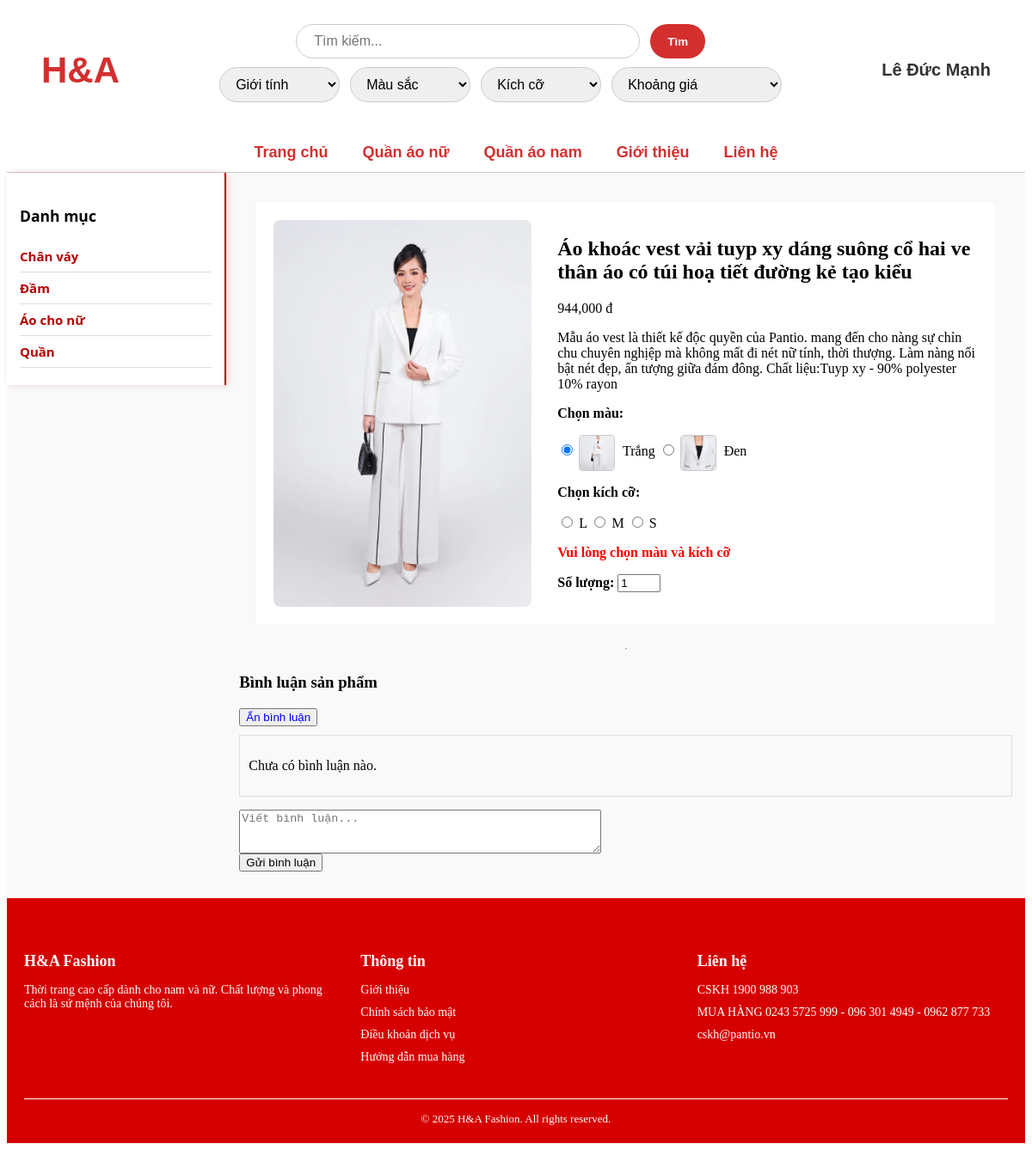
/view/sanpham/xemsanphamnu.php?id=35 (signed in), run on the app's committed database.
### tables this page shows
CREATE TABLE `loainam` (
  `MaLoai` int(11) NOT NULL,
  `TenLoai` varchar(100) NOT NULL,
  `GioiTinh` varchar(10) NOT NULL
);

CREATE TABLE `sanphamnam` (
  `MaSP` int(11) NOT NULL,
  `TenSanPham` varchar(200) NOT NULL,
  `Gia` decimal(18,2) NOT NULL,
  `MaChiTiet` int(11) NOT NULL,
  `MoTa` text DEFAULT NULL,
  `GioiTinh` varchar(10) NOT NULL
);

### view/sanpham/xemsanphamnu.php (the view, shortened to what this page needs)
<?php
require_once('../../model/database.php');
$masp = $_GET['id'] ?? '';
$sp_query = mysqli_query($conn, "SELECT * FROM sanphamnam WHERE MaSP = '$masp'");
$sanpham = mysqli_fetch_assoc($sp_query);
$gia = $sanpham['Gia'];
$giaKM = null;
$mau_query = mysqli_query($conn, "SELECT DISTINCT MaMau, HinhAnh FROM chitietsanphamnam WHERE MaSP = '$masp'");
$ds_mau = [];
while ($row = mysqli_fetch_assoc($mau_query)) {
    $ds_mau[] = $row;
}
$size_query = mysqli_query($conn, "SELECT DISTINCT MaSize FROM chitietsanphamnam WHERE MaSP = '$masp'");
$ds_size = [];
while ($row = mysqli_fetch_assoc($size_query)) {
    $ds_size[] = $row['MaSize'];
}
$loai_query = mysqli_query($conn, "SELECT * FROM loainam WHERE GioiTinh = 'nu'");
$ds_loai = [];
while ($row = mysqli_fetch_assoc($loai_query)) {
    $ma = $row['MaLoai'];
    $ct_query = mysqli_query($conn, "SELECT * FROM chitietloainam WHERE MaLoai = '$ma'");
    $row['chitiet'] = [];
    while ($ct = mysqli_fetch_assoc($ct_query)) {
        $row['chitiet'][] = $ct;
    }
    $ds_loai[] = $row;
}
$binhluan_list = [];
include('../include/header.php');
?>
<!DOCTYPE html>
<html lang="vi">
<head>
    <link rel="stylesheet" href="../asset/style.css">
</head>
<body>
<div class="container">
    <div class="sidebar">
        <h3>Danh mục</h3>
        <?php foreach ($ds_loai as $index => $loai): ?>
            <div>
                <div class="category-title" onclick="toggleDetail('ct<?= $index ?>')"><strong><?= htmlspecialchars($loai['TenLoai']) ?></strong></div>
            </div>
        <?php endforeach; ?>
    </div>
    <div class="main-content-detail">
        <div class="product-detail">
            <div class="image-preview">
                <img id="product-image" src="../../webroot/images/sanpham/<?= htmlspecialchars($ds_mau[0]['HinhAnh']) ?>" alt="Ảnh sản phẩm đại diện" style="width: 300px; height: auto;">
            </div>
            <div class="info">
                <h2><?= htmlspecialchars($sanpham['TenSanPham']) ?></h2>
                <div>
                    <?php if ($giaKM !== null): ?>
                        <span class="gia-goc"><?= number_format($gia) ?> đ</span>
                        <span class="gia-km"><?= number_format($giaKM) ?> đ</span>
                    <?php else: ?>
                        <span><?= number_format($gia) ?> đ</span>
                    <?php endif; ?>
                </div>
                <p><?= nl2br(htmlspecialchars($sanpham['MoTa'])) ?></p>
                <form method="post" action="../giohang/themgiohang.php" id="giohang-form">
                    <p><strong>Chọn màu:</strong></p>
                    <div class="color-options">
                        <?php foreach ($ds_mau as $index => $m): ?>
                            <label>
                                <input type="radio" name="mau" value="<?= htmlspecialchars($m['MaMau']) ?>" <?= $index === 0 ? 'checked' : '' ?>>
                                <img src="../../webroot/images/sanpham/<?= htmlspecialchars($m['HinhAnh']) ?>" alt="Màu <?= htmlspecialchars($m['MaMau']) ?>" data-image="../../webroot/images/sanpham/<?= htmlspecialchars($m['HinhAnh']) ?>" width="40" height="40" style="border: 1px solid #ccc; margin-right:5px; vertical-align: middle;">
                                <?= htmlspecialchars($m['MaMau']) ?>
                            </label>
                        <?php endforeach; ?>
                    </div>
                    <p><strong>Chọn kích cỡ:</strong></p>
                    <div class="size-options">
                        <?php foreach ($ds_size as $size): ?>
                            <label>
                                <input type="radio" name="size" value="<?= htmlspecialchars($size) ?>">
                                <?= htmlspecialchars($size) ?>
                            </label>
                        <?php endforeach; ?>
                    </div>
                    <p id="stock-status" style="color: red; font-weight: bold;"></p>
                    <p><strong>Số lượng:</strong>
                        <input type="number" name="soluong" value="1" min="1" max="10" style="width: 50px;">
                    </p>
                </form>
            </div>
        </div>
        <hr>
        <div class="comment-section">
            <h3>Bình luận sản phẩm</h3>
            <button id="toggle-binhluan-btn">Ẩn bình luận</button>
            <div id="binhluan-list">
                <?php if (count($binhluan_list) === 0): ?>
                    <p>Chưa có bình luận nào.</p>
                <?php endif; ?>
            </div>
            <form method="post" action="#binhluan" style="margin-top: 15px;">
                <textarea name="noidung_binhluan" rows="3" cols="50" placeholder="Viết bình luận..."></textarea><br>
                <button type="submit">Gửi bình luận</button>
            </form>
        </div>
    </div>
</div>
</body>
</html>
<?php
include('../include/footer.php');
?>

### view/asset/style.css (style rules this page uses)
.container { display: flex; padding-top: 0; min-height: 100vh; background-color: #f9f9f9; }
.sidebar { width: 250px; position: relative; background: #fff; padding: 20px 15px; border-right: 2px solid #b30000; box-shadow: 2px 0 8px rgba(179, 0, 0, 0.15); font-family: 'Segoe UI', Tahoma, Geneva, Verdana, sans-serif; font-size: 15px; height: fit-content; }
.category-title { cursor: pointer; font-weight: 600; color: #b30000; padding: 8px 0; border-bottom: 1px solid #ddd; }
.main-content-detail { width: 85%; padding: 15px; display: flex; flex-direction: column; }
.product-detail { display: flex; flex-wrap: nowrap; gap: 30px; align-items: flex-start; margin: 20px; padding: 20px; background-color: #fff; }
.image-preview img { width: 500px; height: auto; object-fit: cover; border-radius: 8px; }
.info { flex: 1; max-width: 600px; }
.color-options img { width: 40px; height: 40px; object-fit: cover; border: 1px solid #ccc; border-radius: 4px; margin-right: 5px; cursor: pointer; }
#binhluan-list { max-height: 300px; overflow-y: auto; border: 1px solid #ddd; padding: 10px; }
#toggle-binhluan-btn { cursor: pointer; color: blue; margin-bottom: 10px; }

### data on the page
loainam: TenLoai "Chân váy"
loainam: TenLoai "Đầm"
loainam: TenLoai "Áo cho nữ"
loainam: TenLoai "Quần"
sanphamnam: TenSanPham "Áo khoác vest vải tuyp xy dáng suông cổ hai ve thân áo có túi hoạ tiết đường kẻ tạo kiểu", Gia "944,000", MoTa "Mẫu áo vest là thiết kế độc quyền của Pantio. mang đến cho nàng sự chỉn chu chuyên nghịệp mà không mất đi nét nữ tính, thời thượng. Làm nàng nổi bật nét đẹp, ấn tượng giữa đám đông. Chất liệu:Tuyp xy - 90% polyester 10% rayon"

### other printed values
$_SESSION['TenKH'] "Lê Đức Mạnh"
$m['MaMau'] "Trắng"
$m['MaMau'] "Đen"
$size "L"
$size "M"
$size "S"
